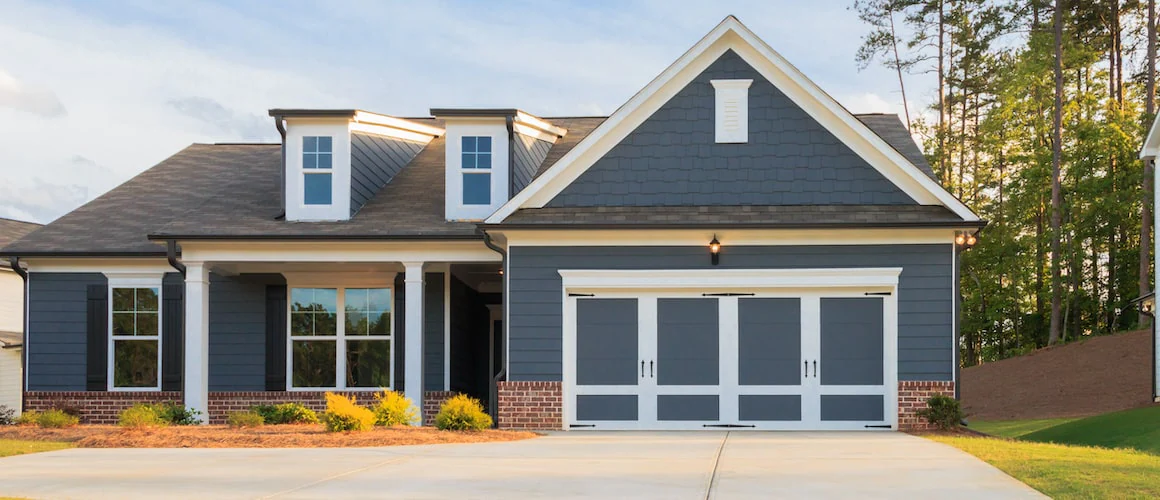
#> input picture 210962004_Week5/Resources/house.webp, 1160 x 500 px
$ python cannybuiltin.py
#> lines starting #> are read from the running program, lines starting #| are printed output that depends on the picture; after the words box and inside, x2 and y2 are one past the last pixel; in counts of white or black regions, pixels touching at a corner belong together
import cv2
import matplotlib.pyplot as plt

img = cv2.imread('Resources/house.webp')
#> img is the input picture: shape (500, 1160, 3); mean B, G, R 132.6, 141.9, 144

canny = cv2.Canny(img, 100, 200)
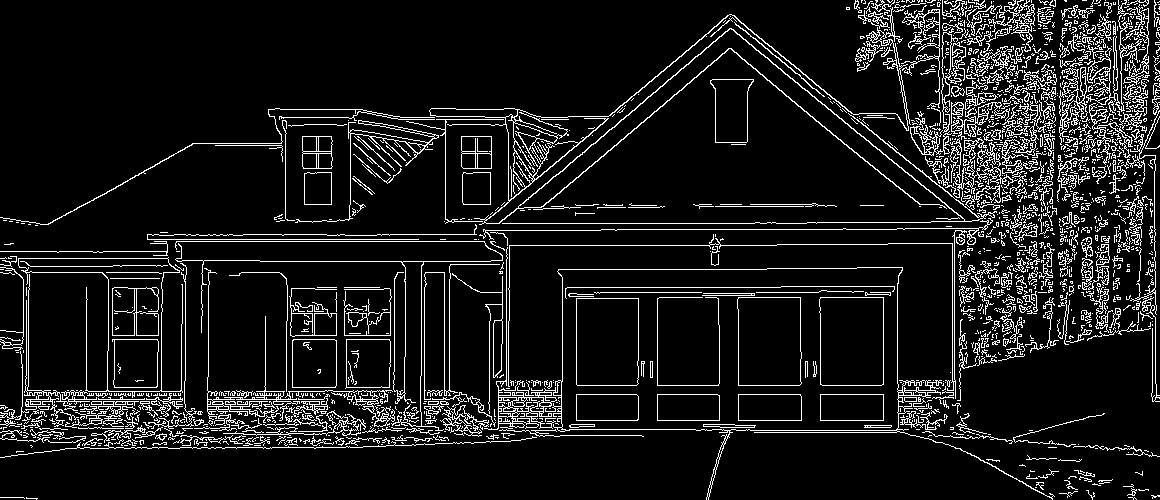
#> canny: shape (500, 1160); 9.7% white in thin lines or dots

plt.figure(figsize=(14, 4))

plt.subplot(1, 2, 1)
plt.imshow(cv2.cvtColor(img, cv2.COLOR_BGR2RGB))
plt.xticks([])
plt.yticks([])
plt.title('Original Image')

plt.subplot(1, 2, 2)
plt.imshow(cv2.cvtColor(canny, cv2.COLOR_BGR2RGB))
plt.xticks([])
plt.yticks([])
plt.title('Edges Detected Using Canny Edge Detector')

plt.tight_layout()
plt.savefig('Resources/canny_edges.png')
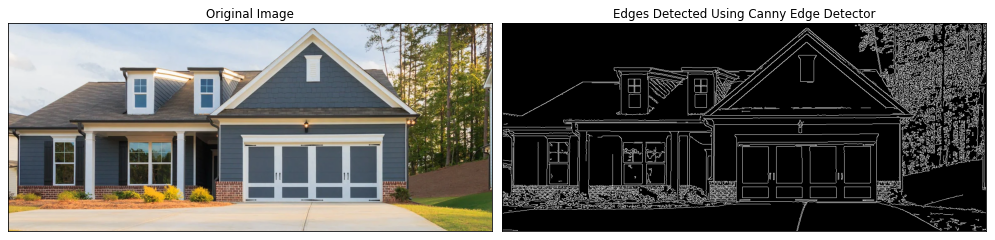
#> figure drawn by matplotlib, 2 panels
plt.show()
